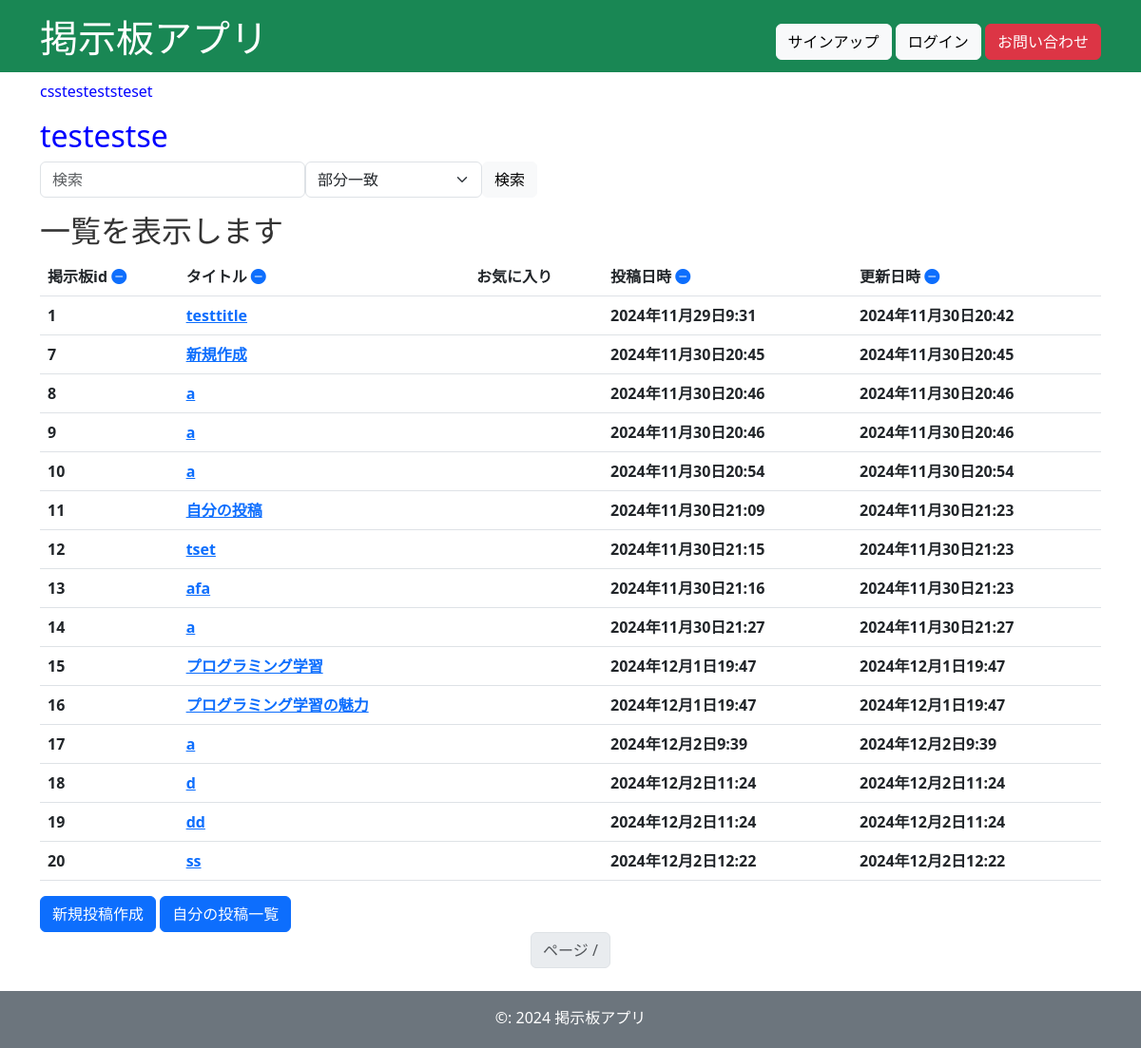
/sort/, run on the app's committed database.
### bulletion/models.py (models this page shows, shortened)
class BoardModel(models.Model):
    title = models.CharField(max_length=200)
    content = models.CharField(max_length=500)
    user = models.ForeignKey(User,on_delete=models.CASCADE,related_name='boards',null=True)
    created_at = models.DateTimeField(auto_now_add=True)
    update_at = models.DateTimeField(auto_now=True)
    favorited_by = models.ManyToManyField(User,related_name='favorite_boards',through='Favorite')

### bulletion/views.py (the view)
# urls.py: path('sort/',board_sort,name='sort'),
def board_sort(request):
    template_name = 'bulletion/board-list.html'
    sort_by = request.GET.get('sort')
    direction = request.GET.get('direction')
    if direction == 'asc':
        next_direction = 'desc'
    else:
        next_direction = 'asc'
    if sort_by:
        if direction == 'desc':
            boards = BoardModel.objects.all().order_by(f'-{sort_by}')
        else:
            boards = BoardModel.objects.all().order_by(sort_by)
    else:
        boards = BoardModel.objects.all()
    ctx = {
        'object':boards,
        'sort_by':sort_by,
        'direction':direction,
        'next_direction':next_direction,
    }
    return render(request,template_name,ctx)

### templates/bulletion/board-list.html (shortened to what this page needs)
{% extends "bulletion/base.html" %}
{% block content %}
<p class="hightlight">csstesteststeset</p>
<h2 id="board-link">testestse</h2>
<section>
    <form method="GET" action="{% url 'search' %}" class="d-flex flex-row mb-3">
        <div class="col-md-3">
        <input type="text" name="query" id="id_query" class="form-control" placeholder="検索">
        </div>
        <div class="col-md-2">
        <select name="search_type" class="form-select">
            <option value="partial">部分一致</option>
        </select>
    </div>
    <div class="col-md-1">
        <button type="submit" class="btn btn-light">検索</button>
    </div>
    </form>
    <h2>一覧を表示します</h2>
    <table class="table">
    <thead>
        <tr>
            <th scope="col">掲示板id
                 <a href="{% url 'sort' %}?sort=id&direction={{ next_direction|default:'asc' }}">
                    {% include './direction.html' with sort_field='id' field=sort_by direction=direction %}
                </a>
            </th>
            <th scope="col">タイトル
                <a href="{% url 'sort' %}?sort=title&direction={{ next_direction|default:'asc' }}">
                    {% include './direction.html' with sort_field='title' field=sort_by direction=direction %}
                </a>
            </th>
            <th scope="col">
                お気に入り
            </th>
            <th scope="col">投稿日時
                <a href="{% url 'sort' %}?sort=created_at&direction={{ next_direction|default:'asc' }}">
                    {% include './direction.html' with sort_field='created_at' field=sort_by direction=direction %}
                </a>
            </th>
            <th scope="col">更新日時
                <a href="{% url 'sort' %}?sort=update_at&direction={{ next_direction|default:'asc' }}">
                    {% include './direction.html' with sort_field='update_at' field=sort_by direction=direction %}
                </a>
            </th>
        </tr>
    </thead>
    <tbody>
    {% for obj in object %}
     <tr>
    <th scope="col">{{obj.pk}}</th>
    <th scope="col"><a href={% url "board-detail" obj.pk %}>{{obj.title}}</a></th>
    <th>
    </th>
    <th scope="col">  {{obj.created_at}}</th>
    <th scope="col">{{obj.update_at}}</th>
        </tr>
    {% endfor %} </tbody>
</table>
<a href="{% url 'board-create' %}" class="btn btn-primary">新規投稿作成</a>
<a href="{% url 'my_boards' %}" class="btn btn-primary">自分の投稿一覧</a>
</section>
<section class="pagination justify-content-center">
    <ul class="pagination">
        <li class="page-item disabled">
        <a class="page-link" href="#">ページ {{ object.number }} / {{ object.paginator.num_pages }}</a>
        </li>
    </ul>
</section>
{% endblock %}

### templates/bulletion/base.html (shortened to what this page needs)
<!DOCTYPE html>
<html lang="ja">
<head>
    <link href="https://cdn.jsdelivr.net/npm/bootstrap@5.3.0/dist/css/bootstrap.min.css" rel="stylesheet">
    <link rel="stylesheet" href="https://cdn.jsdelivr.net/npm/bootstrap-icons@1.11.3/font/bootstrap-icons.min.css">
    {% load static %}
    <link rel="stylesheet" href="{% static 'css/styles.css' %}">
</head>
<body>
    <header class="bg-success">
        <div class="container">
            <div class="pt-3 pb-1 mb-2 text-white d-flex justify-content-between align-items-center flex-wrap">
            <h1>掲示板アプリ</h1>
            {% if user.is_authenticated %}
                <div>
                    <p class="text-light">ようこそ{{user.username}}さん</p>
                </div>
                <div>
                    <form action="{% url 'logout' %}" method="post" style="display: inline;">
                    {% csrf_token %}
                        <button type="submit" class="btn btn-light">ログアウト</button>
                    </form>
                    <a href="{% url 'contact' %}" class="btn btn-danger">お問い合わせ</a>
                </div>
                {% else %}
                <div>
                    <a href="{% url 'signup' %}" class="btn btn-light">サインアップ</a>
                    <a href="{% url 'login' %}" class="btn btn-light">ログイン</a>
                    <a href="{% url 'contact' %}" class="btn btn-danger">お問い合わせ</a>
                </div>
                {% endif %}
            </div>
        </div>
    </header>
    <main>
        <div class="container">
            <div class="mb-2">
{% block content %}{% endblock %}
            </div>
        </div>
    </main>
<footer class="bg-secondary">
    <div class="container">
        <div class="pt-3 pb-1 text-white">
            <p class="text-center">&copy: 2024 掲示板アプリ</p>
        </div>
    </div>
</footer>
</body>
</html>

### templates/bulletion/direction.html
{% if sort_field == field %}
    {% if direction == 'asc' %}
    <i class="bi bi-arrow-down-circle-fill"></i>
    {% else %}
    <i class="bi bi-arrow-up-circle-fill"></i>
    {% endif %}
{% else %}
<i class="bi bi-dash-circle-fill"></i>
{% endif %}

### static_local/css/styles.css (style rules this page uses)
.hightlight { color:blue; }
#board-link { color:blue; }
* { padding: 0px; margin: 0px; box-sizing: border-box; text-decoration: none; color: inherit; list-style-position: inside; }
body { font-size:16px; color: #333333; font-size:"Hiragino Kaku Gothic ProN", sans-serif; }

### data on the page
BoardModel: pk "1", title "testtitle", created_at "2024年11月29日9:31", update_at "2024年11月30日20:42"
BoardModel: pk "7", title "新規作成", created_at "2024年11月30日20:45", update_at "2024年11月30日20:45"
BoardModel: pk "8", title "a", created_at "2024年11月30日20:46", update_at "2024年11月30日20:46"
BoardModel: pk "9", title "a", created_at "2024年11月30日20:46", update_at "2024年11月30日20:46"
BoardModel: pk "10", title "a", created_at "2024年11月30日20:54", update_at "2024年11月30日20:54"
BoardModel: pk "11", title "自分の投稿", created_at "2024年11月30日21:09", update_at "2024年11月30日21:23"
BoardModel: pk "12", title "tset", created_at "2024年11月30日21:15", update_at "2024年11月30日21:23"
BoardModel: pk "13", title "afa", created_at "2024年11月30日21:16", update_at "2024年11月30日21:23"
BoardModel: pk "14", title "a", created_at "2024年11月30日21:27", update_at "2024年11月30日21:27"
BoardModel: pk "15", title "プログラミング学習", created_at "2024年12月1日19:47", update_at "2024年12月1日19:47"
BoardModel: pk "16", title "プログラミング学習の魅力", created_at "2024年12月1日19:47", update_at "2024年12月1日19:47"
BoardModel: pk "17", title "a", created_at "2024年12月2日9:39", update_at "2024年12月2日9:39"
BoardModel: pk "18", title "d", created_at "2024年12月2日11:24", update_at "2024年12月2日11:24"
BoardModel: pk "19", title "dd", created_at "2024年12月2日11:24", update_at "2024年12月2日11:24"
BoardModel: pk "20", title "ss", created_at "2024年12月2日12:22", update_at "2024年12月2日12:22"
